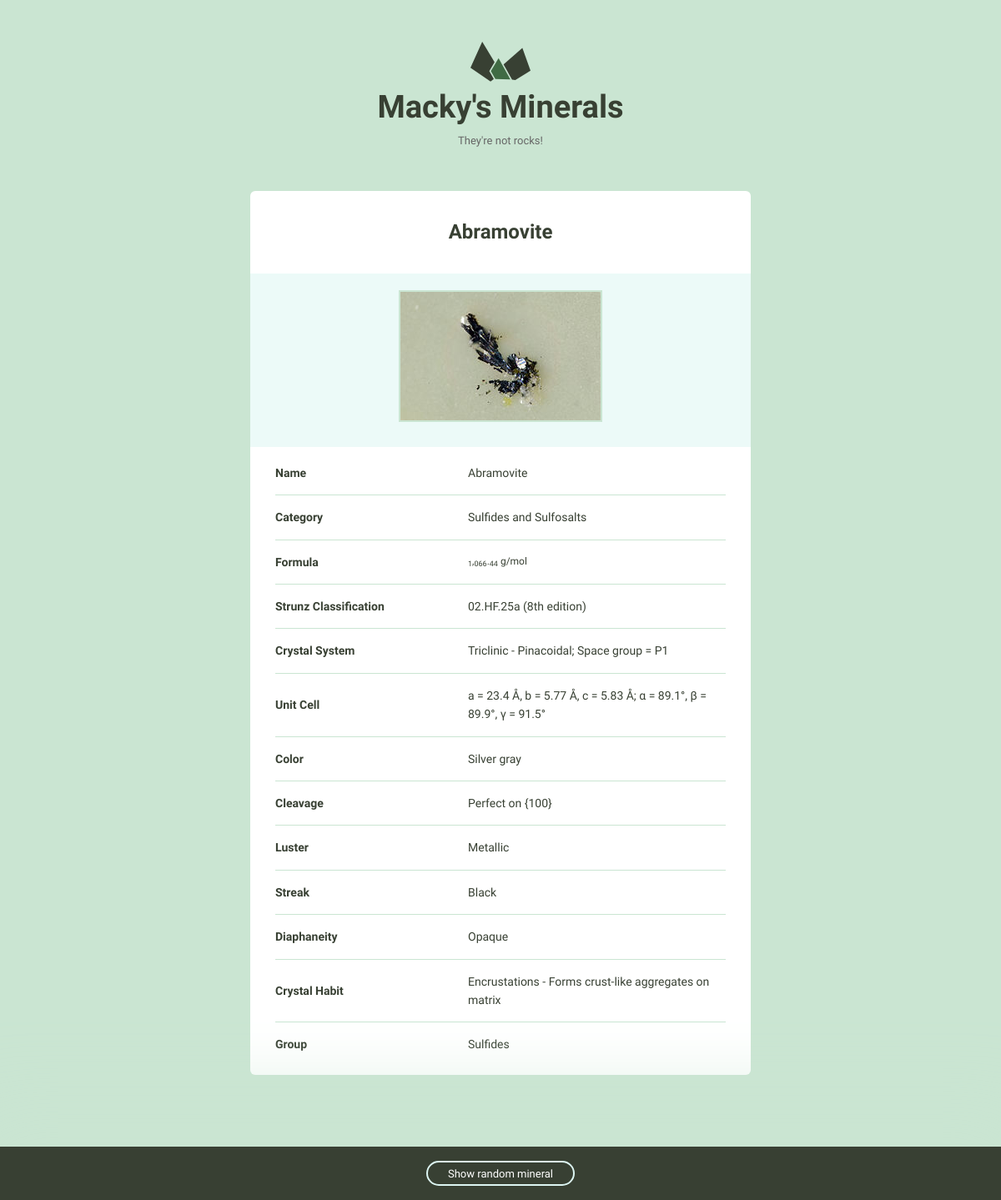
/minerals/4, run on the app's committed database.
### minerals/models.py (models this page shows, shortened)
class Mineral(models.Model):
    name = CharField('name', max_length=255, unique=True)
    image_filename = CharField('image file', max_length=255, blank=True)
    image_caption = CharField('image caption', max_length=255, blank=True)
    category = CharField('category', max_length=255, blank=True)
    formula = CharField('formula', max_length=255, blank=True)
    strunz_classification = CharField('strunz classification',
                                      max_length=255, blank=True)
    crystal_system = CharField('crystal system', max_length=255, blank=True)
    unit_cell = CharField('unit cell', max_length=255, blank=True)
    color = CharField('color', max_length=255, blank=True)
    crystal_symmetry = CharField('crystal symmetry', max_length=255,
                                 blank=True)
    cleavage = CharField('cleavage', max_length=255, blank=True)
    mohs_scale_hardness = CharField('mohs scale hardness', max_length=255,
                                    blank=True)
    luster = CharField('luster', max_length=255, blank=True)
    streak = CharField('streak', max_length=255, blank=True)
    diaphaneity = CharField('diaphaneity', max_length=255, blank=True)
    optical_properties = CharField('optical properties', max_length=255,
                                   blank=True)
    refractive_index = CharField('refractive index', max_length=255,
                                 blank=True)
    crystal_habit = CharField('crystal habit', max_length=255, blank=True)
    specific_gravity = CharField('specific gravity', max_length=255,
                                 blank=True)
    group = CharField('group', max_length=255, blank=True)
    class Meta:
        ordering = ('name',)

### minerals/views.py (the view)
# urls.py: url(r'^(?P<pk>\d+)$', views.mineral_detail, name='detail'),
def mineral_detail(request, pk):
    mineral = get_object_or_404(Mineral, pk=pk)
    mineral.fields = mineral._meta.fields
    return render(request, 'minerals/detail.html', {'mineral': mineral})

### minerals/templatetags/mineral_field.py (called while the page is built)
@register.inclusion_tag('minerals/render_field.html')
def render_mineral_field(mineral, field):
    value = field.value_to_string(mineral)
    return {'value': value, 'field': field}

### minerals/templates/minerals/detail.html (shortened to what this page needs)
{% extends 'base.html' %}
{% load static from staticfiles %}
{% load mineral_field %}
{% block content %}
  <div class="bounds bounds--small">
    <div class="grid-100">
      <a href="{% url 'minerals:list' %}">
        <h1 class="logo__name text-centered">Macky's Minerals</h1>
      </a>
      <p class="logo__text text-centered">They're not rocks!</p>
    </div>
    <div class="grid-100 mineral__container">
      <h1 class="mineral__name">{{ mineral.name|title }}</h1>
      <div class="mineral__image-bg">
        <img class="mineral__image" src="{% static 'minerals/data/images/' %}{{  mineral.name|title }}.jpg">
        <p class="mineral__caption">{{ mineral.image_caption }}</p>
      </div>
      <div class="mineral__table-container">
        <table class="mineral__table">
            {% for field in mineral.fields %}
            {% if field.name != 'image_filename' and field.name != 'image_caption' and field.name != 'id' %}
            {% render_mineral_field mineral field %}
            {% endif %}
            {% endfor %}
        </table>
      </div>
    </div>
  </div>
{% endblock %}

### minerals/templates/minerals/render_field.html
{% if value != '' %}
<tr>
    <td class="mineral__category">{{ field.verbose_name|title }}</td>
    {% if field.name == 'formula' %}
    <td class="mineral__formula">{{ value|safe }}</td>
    {% else %}
    <td>{{ value }}</td>
    {% endif %}
</tr>
{% endif %}

### assets/css/global.css (style rules this page uses)
html { font-family: sans-serif; -ms-text-size-adjust: 100%; -webkit-text-size-adjust: 100%; }
body { margin: 0; }
a { background-color: transparent; }
h1 { font-size: 2em; margin: 0.67em 0; }
sub { font-size: 75%; line-height: 0; position: relative; vertical-align: baseline; bottom: -0.25em; }
img { border: 0; }
svg:not(:root) { overflow: hidden; }
table { border-collapse: collapse; border-spacing: 0; }
td, th { padding: 0; }
html { font-size: 62.5%; }
body { background-color: #CAE5D2; font-size: 1.5em; line-height: 1.6; font-weight: 400; font-family: "Cousine"; color: #666; }
.bounds { max-width: 800px; margin: 0 auto; padding: 50px 0 150px; overflow: hidden; }
.bounds--small { max-width: 600px; padding: 50px 10px 150px; }
.grid, .grid-5, .grid-10, .grid-15, .grid-20, .grid-25, .grid-30, .grid-33, .grid-35, .grid-40, .grid-45, .grid-50, .grid-55, .grid-60, .grid-65, .grid-66, .grid-70, .grid-75, .grid-80, .grid-90, .grid-95, .grid-100 { float: left; box-sizing: border-box; position: relative; }
.grid-100 { width: 100%; padding: 0 15px; }
h1, h2, h3, h4, h5, h6 { margin-top: 0; margin-bottom: 2rem; font-weight: bold; font-family: "Work Sans", sans-serif; color: #384033; }
h1 { font-size: 3.8rem; }
@media (min-width: 550px) { h1 { font-size: 3.8rem; } }
p { margin-top: 0; font-size: 1.6rem; }
a { color: #689b98; text-decoration: none; -webkit-transition: color 0.2s; -moz-transition: color 0.2s; -ms-transition: color 0.2s; -o-transition: color 0.2s; transition: color 0.2s; }
th, td { padding: 15px; text-align: left; border-bottom: 1px solid #e1e1e1; }
th:first-child, td:first-child { padding-left: 0; }
th:last-child, td:last-child { padding-right: 0; }
table, p, ul { margin-bottom: 2.5rem; }
.text-centered { text-align: center; }
.logo { display: block; fill: #384033; position: relative; margin: 0 auto; width: 72px; }
.logo__name { margin-bottom: 0; }
.logo__text { margin-bottom: 50px; font-size: 13px; }
.mineral__container { background-color: #fff; border-radius: 6px; list-style: none; padding: 0; text-align: center; }
.mineral__name { display: block; width: 100%; margin: 0; font-size: 24px; padding: 30px 0 30px 0; }
.mineral__image { display: block; margin: 0 auto; border: solid 2px #CAE5D2; }
.mineral__image-bg { background-color: #ecfaf8; padding: 20px 0; }
.mineral__caption { font-size: 12px; font-style: italic; padding: 10px 0 0 0; margin: 0; }
.mineral__table { font-size: 14px; color: #384033; }
.mineral__table td { border-color: #CAE5D2; }
.mineral__table tr:last-of-type td { border-bottom: none; padding-bottom: 0; }
.mineral__table-container { padding: 5px 30px 0; }
.mineral__category { font-weight: bold; width: 40%; }
.mineral__formula { font-size: 12px; }
.logo { transition: transform .5s; }

### data on the page
Mineral: name "Abramovite", name (picture), fields "Abramovite" "Sulfides and Sulfosalts" "02.HF.25a (8th edition)" "Triclinic - Pinacoidal; Space group = P1" "a = 23.4 Å, b = 5.77 Å, c = 5.83 Å; α = 89.1°, β = 89.9°, γ = 91.5°" "Silver gray" "Perfect on {100}" "Metallic" "Black" "Opaque" "Encrustations - Forms crust-like aggregates on matrix" "Sulfides", fields "1 , 066 . 44 g/mol"

### other printed values
{{ field.verbose_name|title }} "Name" "Category" "Formula" "Strunz Classification" "Crystal System" "Unit Cell" "Color" "Cleavage" "Luster" "Streak" "Diaphaneity" "Crystal Habit" "Group"
